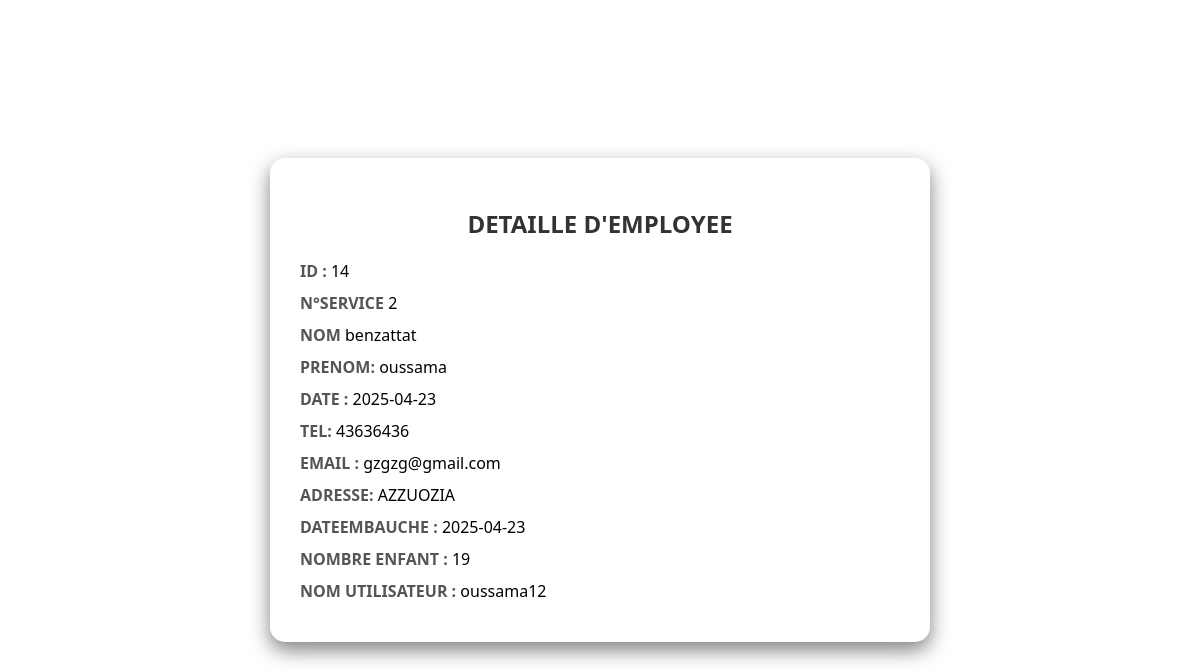
/admin/view_employee.php?id=14, run on the app's committed database.
### tables this page shows
CREATE TABLE IF NOT EXISTS `employee` (
  `ID_EMP` int NOT NULL AUTO_INCREMENT,
  `N__SERVICE` int NOT NULL,
  `NOM_EMP` varchar(20) DEFAULT NULL,
  `PRENOM_EMP` varchar(20) DEFAULT NULL,
  `DATE_EMP` date DEFAULT NULL,
  `TEL_EMP` varchar(20) DEFAULT NULL,
  `EMAIL_EMP` varchar(30) DEFAULT NULL,
  `ADRESSE_EMP` varchar(50) DEFAULT NULL,
  `DATEEMBAUCH_EMP` date DEFAULT NULL,
  `NOMBRE_D_ENFANT` int DEFAULT NULL,
  `NOM_UTILISATEUR` varchar(20) DEFAULT NULL,
  `MOT_DE_PASSE` varchar(40) DEFAULT NULL,
  `ROLES` varchar(20) DEFAULT NULL,
  `NOMBRE_JOURS_CONGE` int NOT NULL DEFAULT '30',
  PRIMARY KEY (`ID_EMP`),
  UNIQUE KEY `NOM_UTILISATEUR_2` (`NOM_UTILISATEUR`),
  KEY `FK_EMPLOYEE_TRAVAILLE_SERVICE` (`N__SERVICE`),
  KEY `NOM_UTILISATEUR` (`NOM_UTILISATEUR`)
);

### classes/Employee.php (called while the page is built, shortened)
<?php
require_once __DIR__ . '/../config/database.php';
class Employee {
    private $conn;
    public function __construct() {
        $database = new Database();
        $this->conn = $database->getConnection();
    }
    public function getById($id) {
      try {
        $stmt = $this->conn->prepare("
            SELECT e.*, s.NOM_SERVICE
            FROM EMPLOYEE e
            LEFT JOIN SERVICE s ON e.N__SERVICE = s.N__SERVICE
            WHERE e.ID_EMP = :id
        ");
        $stmt->bindParam(':id', $id);
        $stmt->execute();
        return $stmt->fetch(PDO::FETCH_ASSOC);
    } catch (PDOException $e) {
        error_log("Error in Employee::getById: " . $e->getMessage());
        return null;
    }
    }
}

### config/database.php (called while the page is built, shortened)
<?php
class Database {
    private $host = "localhost";
    private $db_name = "gestion_personnel";
    private $username = "root";
    private $password = "";
    public function getConnection() {
        $this->conn = null;
        try {
            $this->conn = new PDO(
                "mysql:host=" . $this->host . ";dbname=" . $this->db_name,
                $this->username,
                $this->password
            );
            $this->conn->setAttribute(PDO::ATTR_ERRMODE, PDO::ERRMODE_EXCEPTION);
        } catch(PDOException $e) {
            echo "Connection Error: " . $e->getMessage();
        }
        return $this->conn;
    }
}
?>

### admin/view_employee.php (the view, shortened to what this page needs)
<?php
require_once '../config/database.php';
require_once '../classes/Employee.php';
$employeeObj = new Employee();
if (isset($_GET['id'])) {
    $id = $_GET['id'];
    $employee = $employeeObj->getById($id);
} else {
    die("n'existe pas.");
}
?>
<!DOCTYPE html>
<html lang="ar">
<head>
</head>
<body>
<div class="card">
    <h2> DETAILLE D'EMPLOYEE</h2>
    <div class="info"><span class="label">ID :</span> <?= htmlspecialchars($employee['ID_EMP']) ?></div>
    <div class="info"><span class="label">N°SERVICE</span> <?= htmlspecialchars($employee['N__SERVICE']) ?></div>
    <div class="info"><span class="label">NOM</span> <?= htmlspecialchars($employee['NOM_EMP']) ?></div>
    <div class="info"><span class="label">PRENOM:</span> <?= htmlspecialchars($employee['PRENOM_EMP']) ?></div>
    <div class="info"><span class="label">DATE :</span> <?= htmlspecialchars($employee['DATE_EMP']) ?></div>
    <div class="info"><span class="label">TEL:</span> <?= htmlspecialchars($employee['TEL_EMP']) ?></div>
    <div class="info"><span class="label">EMAIL :</span> <?= htmlspecialchars($employee['EMAIL_EMP']) ?></div>
    <div class="info"><span class="label">ADRESSE:</span> <?= htmlspecialchars($employee['ADRESSE_EMP']) ?></div>
    <div class="info"><span class="label">DATEEMBAUCHE :</span> <?= htmlspecialchars($employee['DATEEMBAUCH_EMP']) ?></div>
    <div class="info"><span class="label">NOMBRE ENFANT :</span> <?= htmlspecialchars($employee['NOMBRE_D_ENFANT']) ?></div>
    <div class="info"><span class="label">NOM UTILISATEUR :</span> <?= htmlspecialchars($employee['NOM_UTILISATEUR']) ?></div>
</div>
</body>
</html>

### admin/view_employee.php (style rules this page uses)
body { margin: 0; font-family: 'Segoe UI', sans-serif; background-color:white; display: flex; justify-content: center; align-items: center; height: 100vh; }
.card { background-color: #fff; padding: 30px; border-radius: 15px; width: 600px; box-shadow: 0 8px 20px rgba(0,0,0,0.5); }
.card h2 { text-align: center; margin-bottom: 20px; color: #333; }
.info { margin-bottom: 10px; font-size: 16px; }
.label { font-weight: bold; color: #555; }

### data on the page
employee: ID_EMP "14", N__SERVICE "2", NOM_EMP "benzattat", PRENOM_EMP "oussama", DATE_EMP "2025-04-23", TEL_EMP "43636436", EMAIL_EMP "gzgzg@gmail.com", ADRESSE_EMP "AZZUOZIA", DATEEMBAUCH_EMP "2025-04-23", NOMBRE_D_ENFANT "19", NOM_UTILISATEUR "oussama12"
